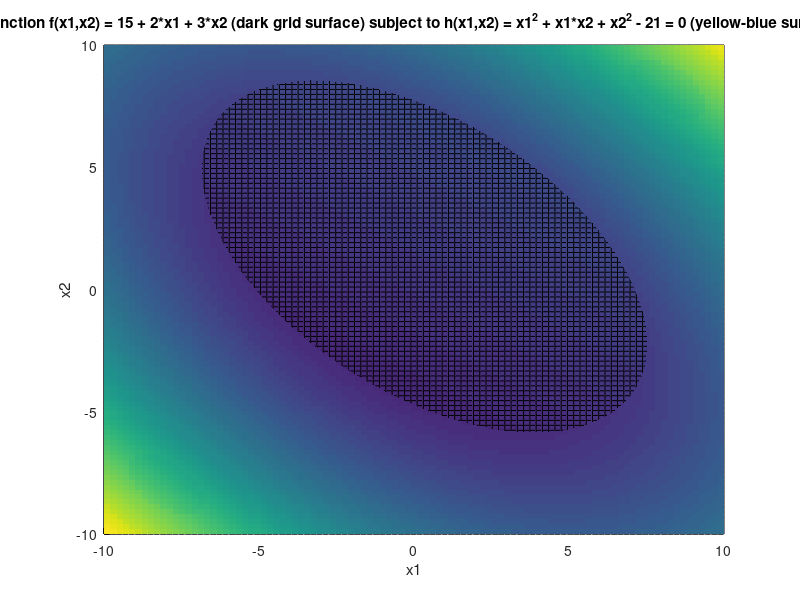
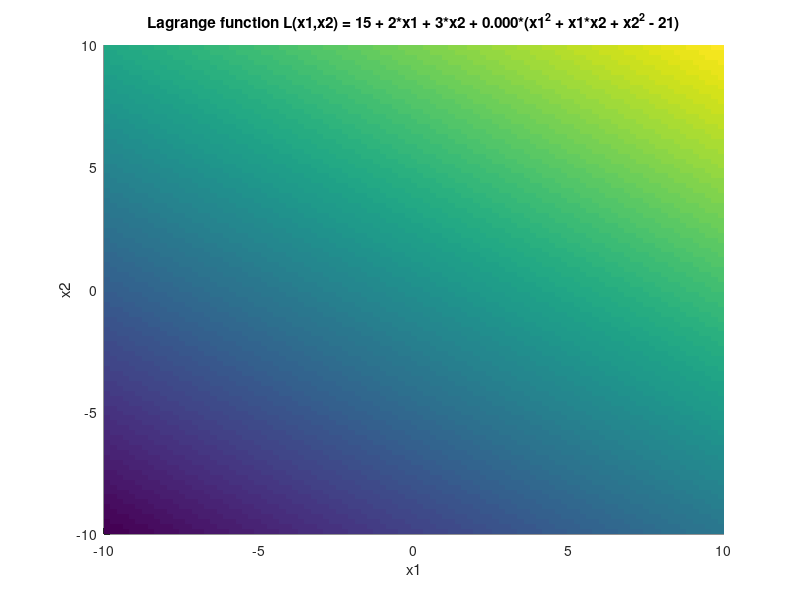
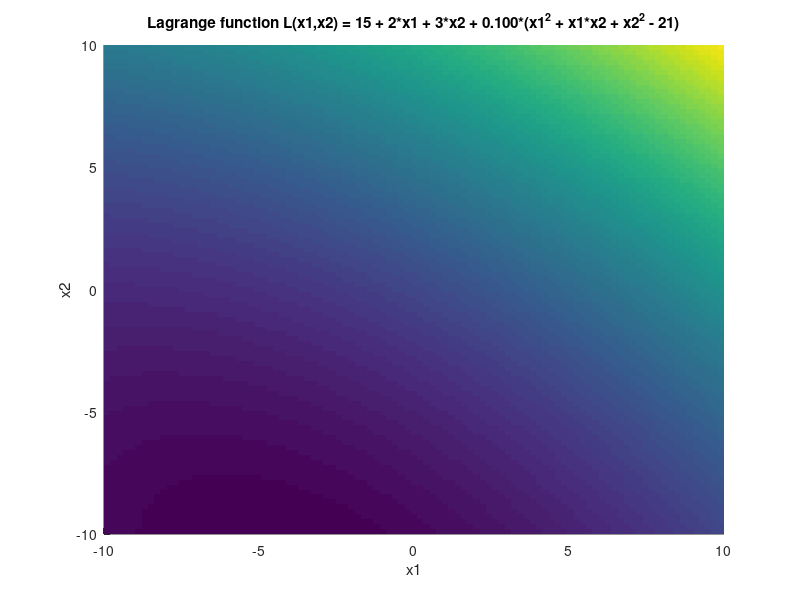
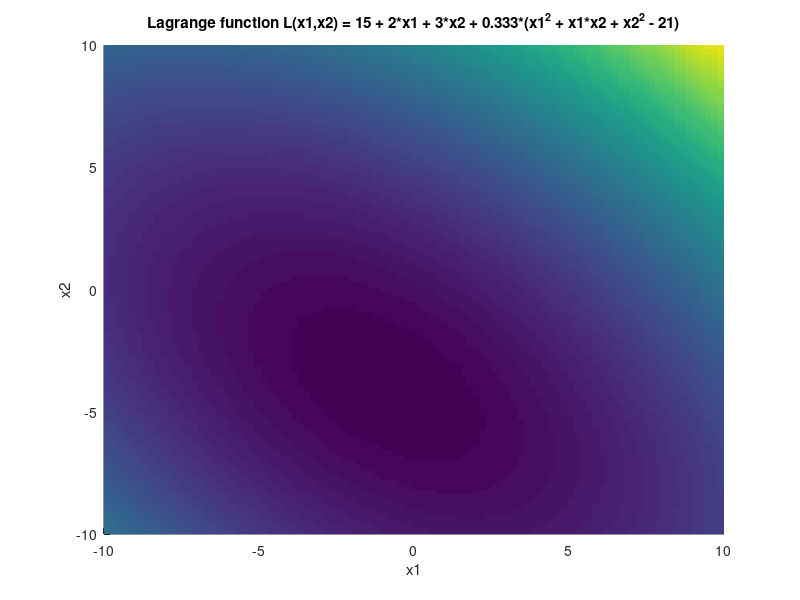

The MATLAB source for these figures, in order:
clc;
close all;

x = linspace(-10,10,100);

[x1,x2]=meshgrid(x,x);

fx = 15 + 2*x1 + 3*x2;
fxMax = max(max(fx));
hx = x1.^2 + x1.*x2 + x2.^2 - 21;
lambda = [0 0.1 1/3 1 5 10 100];

figure;
hold on;
xlabel('x1');
ylabel('x2');
zlabel('f(x1,x2) and h(x1,x2)');
title('function f(x1,x2) = 15 + 2*x1 + 3*x2 (dark grid surface) subject to h(x1,x2) = x1^2 + x1*x2 + x2^2 - 21 = 0 (yellow-blue surface)');
surf(x1,x2,fx,'EdgeColor','black','FaceLighting','phong'); %plot surface of objective function
surf(x1,x2,hx,'EdgeColor','none','FaceLighting','phong'); %plot surface of valid domain


x10 = [-1 1];
x20 = [-4 4];
fx0 = 15 + 2*x10 + 3*x20;
%plot3(x10,x20,fx0,'or','markers',12); %plot surface of objective function
hold off;

for l=lambda
Lx = fx + l*hx;

x10 = [-1 1];
x20 = [-4 4];
fx0 = 15 + 2*x10 + 3*x20;
hx0 = x10.^2 + x10.*x20 + x20.^2 - 21;
Lx0 = fx0 + l*hx0;

figure;
hold on;
xlabel('x1');
ylabel('x2');
zlabel('L(x1,x2)');
title(sprintf('Lagrange function L(x1,x2) = 15 + 2*x1 + 3*x2 + %.3f*(x1^2 + x1*x2 + x2^2 - 21)',l));
surf(x1,x2,Lx,'EdgeColor','none','FaceLighting','phong'); %plot surface of valid domain
%plot3(x10,x20,Lx0,'or'); %plot surface of objective function
hold off;
end